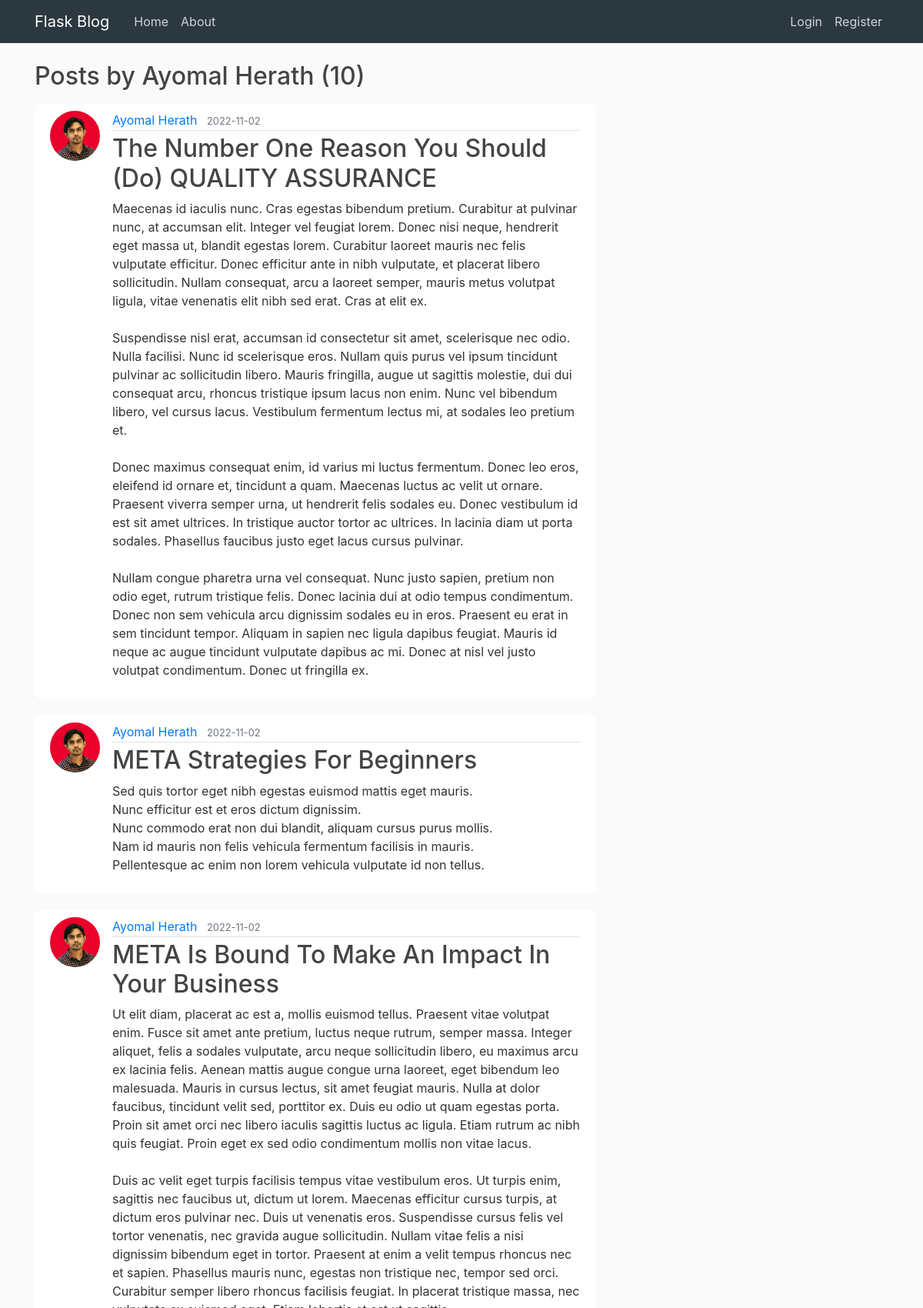
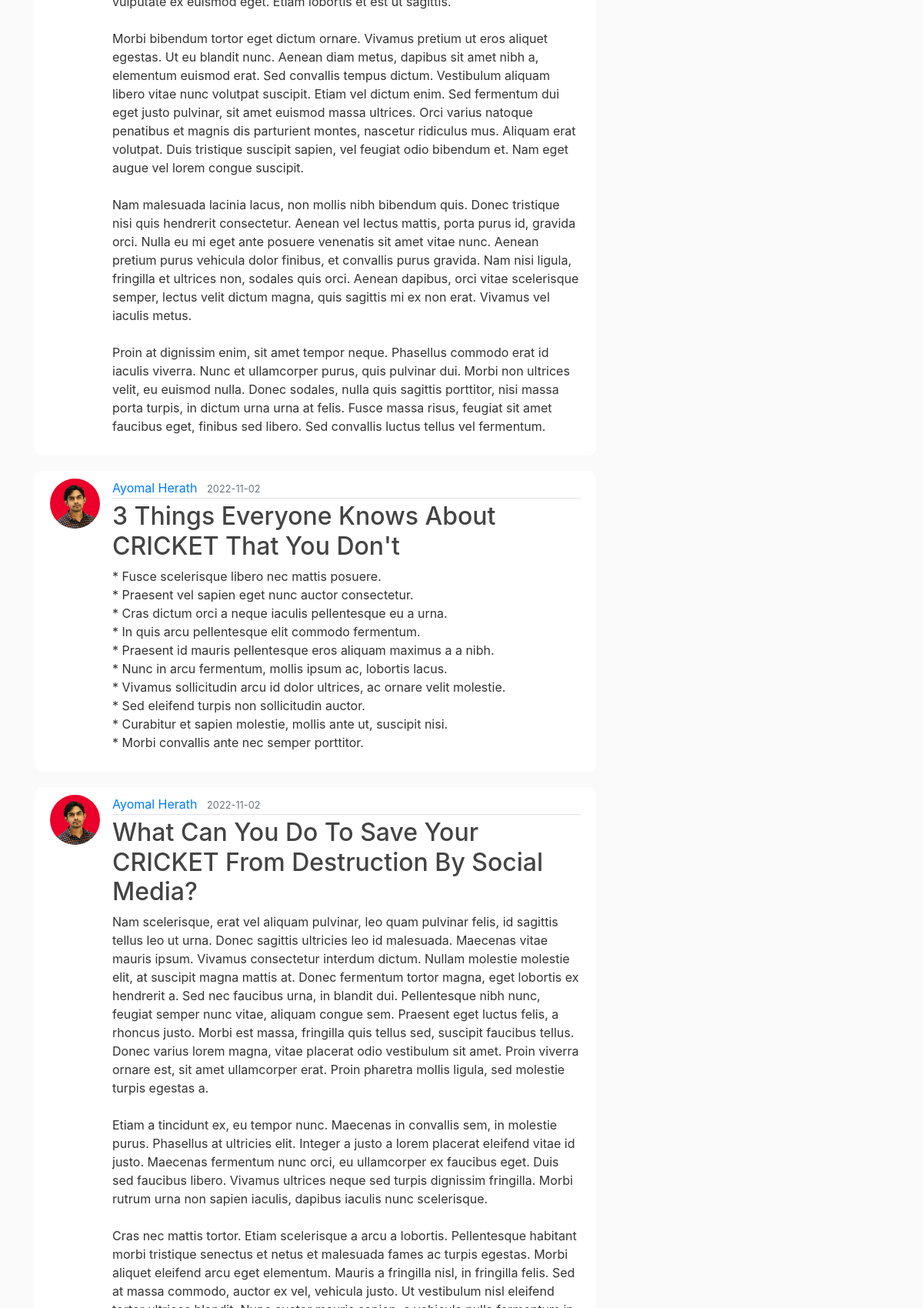
Page /user/Ayomal Herath (upper part) on the committed database (2 pictures, top to bottom).
### blog/models.py (models this page shows, shortened)
class User(db.Model, UserMixin):
    id = db.Column(db.Integer, primary_key=True)
    username = db.Column(db.String(20), unique=True, nullable=False)
    email = db.Column(db.String(120), unique=True, nullable=False)
    image_file = db.Column(db.String(20), nullable=False, default='default.jpg')
    password = db.Column(db.String(60), nullable=False)
    posts = db.relationship('Post', backref='author', lazy=True)

class Post(db.Model):
    id = db.Column(db.Integer, primary_key=True)
    title = db.Column(db.String(100), nullable=False)
    date_posted = db.Column(db.DateTime, nullable=False, default=datetime.utcnow)
    content = db.Column(db.Text, nullable=False)
    user_id = db.Column(db.Integer, db.ForeignKey('user.id'), nullable=False)

### blog/routes.py (the view)
@app.route("/user/<string:username>")
def user_posts(username):
    page = request.args.get('page', 1, type=int)
    user = User.query.filter_by(username=username).first_or_404()
    posts = Post.query.filter_by(author=user)\
        .order_by(Post.date_posted.desc())\
        .paginate(page=page, per_page=5)#pagination and post order
    return render_template('user_posts.html', posts=posts, user=user)

### blog/templates/user_posts.html (shortened to what this page needs)
{% extends "layout.html" %}
{% block content %}
    <h2 class="mb-3">Posts by {{user.username}} ({{ posts.total }})</h2>
    {% for post in posts.items %}
        <article class="media content-section">
            <img src="{{ url_for('static', filename='profile_pics/' + post.author.image_file)}}" class="rounded-circle article-img" alt="">
            <div class="media-body">
            <div class="article-metadata">
                <a class="mr-2" href="{{url_for('user_posts', username=post.author.username )}}">{{ post.author.username }}</a>
                <small class="text-muted">{{ post.date_posted.strftime('%Y-%m-%d') }}</small>
            </div>
            <h2><a class="article-title" href="{{ url_for('post', post_id=post.id)}}">{{ post.title }}</a></h2>
            <p class="article-content">{{ post.content }}</p>
            </div>
        </article>
    {% endfor %}
{% endblock content %}

### blog/static/main.css (style rules this page uses)
body { background: #fafafa; color: #333333; margin-top: 5rem; }
h1, h2, h3, h4, h5, h6 { color: #444444; }
.content-section { background: #ffffff; padding: 10px 20px; border-radius: 10px; margin-bottom: 20px; }
.article-title { color: #444444; }
.article-content { white-space: pre-line; }
.article-img { height: 65px; width: 65px; margin-right: 16px; }
.article-metadata { padding-bottom: 1px; margin-bottom: 4px; border-bottom: 1px solid #e3e3e3 }

### rows in the picture
User: username "Ayomal Herath"
Post: image_file (picture), author.username "Ayomal Herath", date_posted "2022-11-02", title "The Number One Reason You Should (Do) QUALITY ASSURANCE", content "Maecenas id iaculis nunc. Cras egestas bibendum pretium. Curabitur at pulvinar nunc, at accumsan elit. Integer vel feugiat lorem. Donec nisi neque, hendrerit eget massa ut, blandit egestas lorem. Curabitur laoreet mauris nec felis vulputate efficitur. Donec efficitur ante in nibh vulputate, et placerat libero sollicitudin. Nullam consequat, arcu a laoreet semper, mauris metus volutpat ligula, vitae venenatis elit nibh sed erat. Cras at elit ex. Suspendisse nisl erat, accumsan id consectetur sit amet, scelerisque nec odio. Nulla facilisi. Nunc id scelerisque eros. Nullam quis purus vel ipsum tincidunt pulvinar ac sollicitudin libero. Mauris fringilla, augue ut sagittis molestie, dui dui…"
Post: image_file (picture), author.username "Ayomal Herath", date_posted "2022-11-02", title "META Strategies For Beginners", content "Sed quis tortor eget nibh egestas euismod mattis eget mauris. Nunc efficitur est et eros dictum dignissim. Nunc commodo erat non dui blandit, aliquam cursus purus mollis. Nam id mauris non felis vehicula fermentum facilisis in mauris. Pellentesque ac enim non lorem vehicula vulputate id non tellus."
Post: image_file (picture), author.username "Ayomal Herath", date_posted "2022-11-02", title "META Is Bound To Make An Impact In Your Business", content "Ut elit diam, placerat ac est a, mollis euismod tellus. Praesent vitae volutpat enim. Fusce sit amet ante pretium, luctus neque rutrum, semper massa. Integer aliquet, felis a sodales vulputate, arcu neque sollicitudin libero, eu maximus arcu ex lacinia felis. Aenean mattis augue congue urna laoreet, eget bibendum leo malesuada. Mauris in cursus lectus, sit amet feugiat mauris. Nulla at dolor faucibus, tincidunt velit sed, porttitor ex. Duis eu odio ut quam egestas porta. Proin sit amet orci nec libero iaculis sagittis luctus ac ligula. Etiam rutrum ac nibh quis feugiat. Proin eget ex sed odio condimentum mollis non vitae lacus. Duis ac velit eget turpis facilisis tempus vitae vestibulum…"
Post: image_file (picture), author.username "Ayomal Herath", date_posted "2022-11-02", title "3 Things Everyone Knows About CRICKET That You Don't", content "* Fusce scelerisque libero nec mattis posuere. * Praesent vel sapien eget nunc auctor consectetur. * Cras dictum orci a neque iaculis pellentesque eu a urna. * In quis arcu pellentesque elit commodo fermentum. * Praesent id mauris pellentesque eros aliquam maximus a a nibh. * Nunc in arcu fermentum, mollis ipsum ac, lobortis lacus. * Vivamus sollicitudin arcu id dolor ultrices, ac ornare velit molestie. * Sed eleifend turpis non sollicitudin auctor. * Curabitur et sapien molestie, mollis ante ut, suscipit nisi. * Morbi convallis ante nec semper porttitor."
Post: image_file (picture), author.username "Ayomal Herath", date_posted "2022-11-02", title "What Can You Do To Save Your CRICKET From Destruction By Social Media?"

### other values in the picture
{{ posts.total }} "10"
